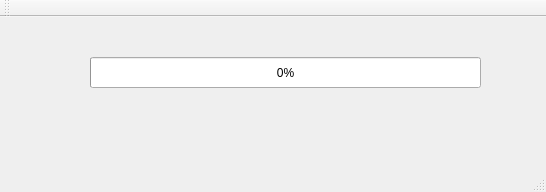
<?xml version="1.0" encoding="UTF-8"?>
<ui version="4.0">
 <class>MainWindow</class>
 <widget class="QMainWindow" name="MainWindow">
  <property name="geometry">
   <rect>
    <x>0</x>
    <y>0</y>
    <width>546</width>
    <height>192</height>
   </rect>
  </property>
  <property name="windowTitle">
   <string>MainWindow</string>
  </property>
  <widget class="QWidget" name="centralWidget">
   <widget class="QProgressBar" name="progressBar">
    <property name="geometry">
     <rect>
      <x>90</x>
      <y>40</y>
      <width>391</width>
      <height>31</height>
     </rect>
    </property>
    <property name="value">
     <number>0</number>
    </property>
   </widget>
  </widget>
  <widget class="QMenuBar" name="menuBar">
   <property name="geometry">
    <rect>
     <x>0</x>
     <y>0</y>
     <width>546</width>
     <height>26</height>
    </rect>
   </property>
  </widget>
  <widget class="QToolBar" name="mainToolBar">
   <attribute name="toolBarArea">
    <enum>TopToolBarArea</enum>
   </attribute>
   <attribute name="toolBarBreak">
    <bool>false</bool>
   </attribute>
  </widget>
  <widget class="QStatusBar" name="statusBar"/>
 </widget>
 <layoutdefault spacing="6" margin="11"/>
 <resources/>
 <connections/>
</ui>
